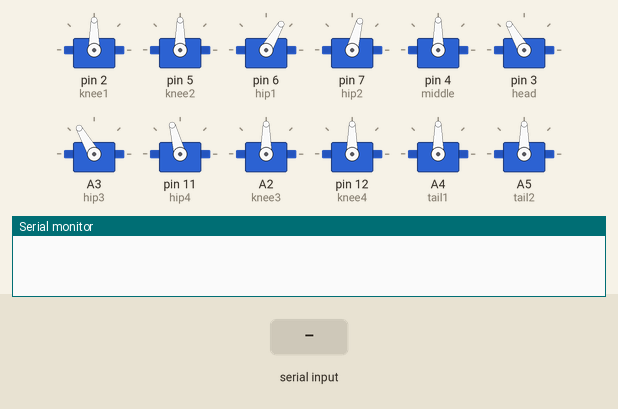
Bench run of a sketch on a simulated Arduino Uno, built with avr-gcc and run on an emulated ATmega328P. Shown: 12 × servo, the last lines printed to the serial monitor. The test bench sets the inputs (shaded band).

Above: at 1.2 s.
1.3 s: "1" received over Serial
At 1.49 s:
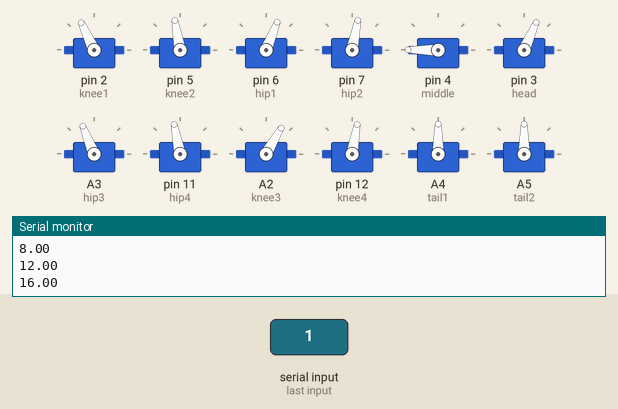
4.3 s: "0" received over Serial
At 4.7 s:
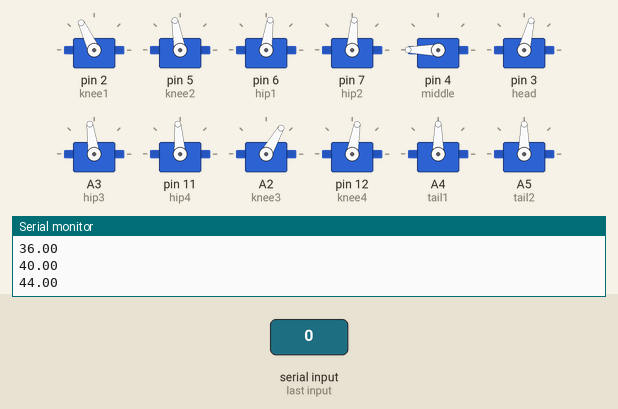
7.3 s: "2" received over Serial
At 10.6 s:
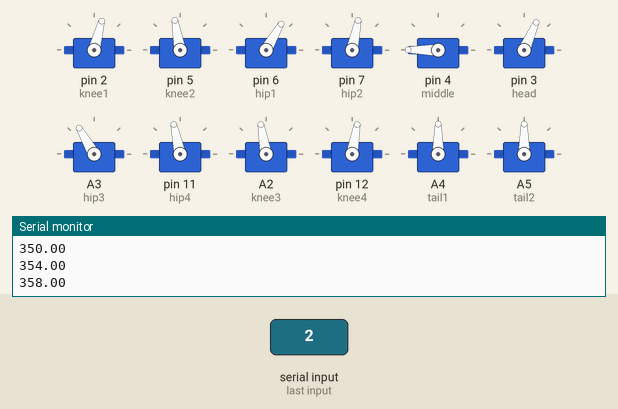
Timing chart, 0 to 12.1 s (numbered marks = the images above; inputs shaded):
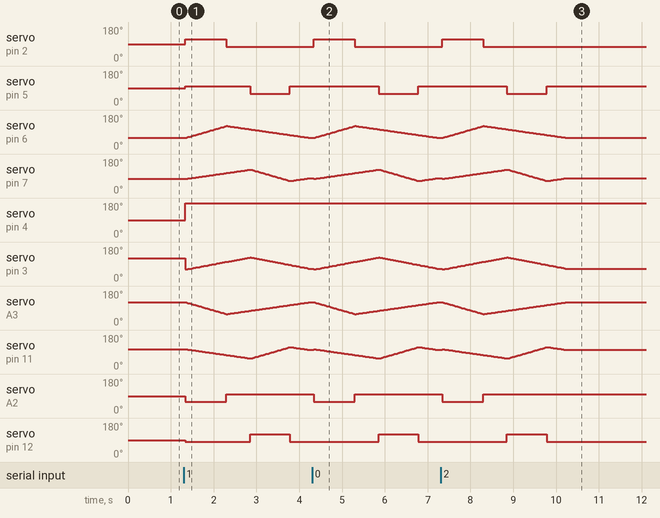

Measured:
- after the input at 1.3 s, servo on pin 2 (knee1): 90° → 115° at once, → 75° 0.96 s later; servo on pin 5 (knee2): 90° → 100° at once, → 60° 1.5 s later, → 100° 0.93 s later
- after the input at 4.3 s, servo on pin 2 (knee1): 75° → 115° at once, → 75° 0.96 s later; servo on pin 5 (knee2): 100° → 60° after 1.6 s, → 100° 0.93 s later
- after the input at 7.3 s, servo on pin 2 (knee1): 75° → 115° at once, → 75° 0.96 s later; servo on pin 5 (knee2): 100° → 60° after 1.6 s, → 100° 0.93 s later

The sketch:

trot1.ino
```cpp
#include <Servo.h>

Servo hip1;  // create servo object to control a knee and hip joints.
Servo hip2;
Servo hip3;
Servo hip4;
Servo knee1;
Servo knee2;
Servo knee3;
Servo knee4;
Servo tail1;
Servo middle;
Servo head;
Servo tail2;

int pos=0;
int hipPoss=120;  // variables to control input angles
int hipPosinvs=90;
int hipPosf=120;  // variables to control input angles
int hipPosinvf=90;
double angles = 15;

float k1 = 0.1;
float k2 = 0.2;
int delaytime = 30;
int amp=30;

int lastCommand;
int command=0;
int ori = 0, lastori = 0;
char CHAR = 'y';
float cycle=0;
void setup()
{


    knee1.attach(2);
    knee2.attach(5);
    hip1.attach(6);
    hip2.attach(7);
    middle.attach(4);
    head.attach(3);

    hip3.attach(A3);
    hip4.attach(11);
    knee3.attach(A2);
    knee4.attach(12);
    tail1.attach(A4);
    tail2.attach(A5);


    middle.write(90);
    head.write(120);
    //tail1.write(75);
    //tail2.write(60);

    knee1.write(90);
    knee2.write(90);
    knee3.write(90);
    knee4.write(90);
    hip1.write(60);
    hip2.write(75);
    hip3.write(120);
    hip4.write(105);
    //tail1.write(60);
    //tail2.write(60);
    Serial.begin(9600);
    delay(50);
}

void loop()
{
	while (Serial.available()>0)
	{
	cycle=0;
	Serial.println(cycle);
	Serial.flush();
    	CHAR = (char)Serial.read();
	Serial.end();    // Ends the serial communication once all data is received
     	Serial.begin(9600);
	//if ((CHAR == 'x')){ori = lastori;}
	//else if (CHAR != 'x'){
	ori = CHAR-'j';
	ori = ori*3;
	lastori = ori;

	//Serial.print("CHAR is : ");
	//Serial.println(CHAR);
	//Serial.print("ori is : ");
	//Serial.println(ori);
	//Serial.print("lastori is : ");
	//Serial.println(lastori);
    	angles = amp;
	k1 = amp*4;
	k1 = k1/90;
	//FORWARD
    delay(delaytime);
    knee1.write(115);
    knee4.write(80);
    knee2.write(100);
    knee3.write(60);
//cycle1
	//Serial.print("cycle111111111111111111111111111111111");
    hipPosf = 75;
    for(hipPoss = 60; hipPoss <= 120; hipPoss +=2)
    {
        hipPosinvs=180-hipPoss;
        hipPosinvf=180-hipPosf;

        hip1.write(hipPoss);      //Move forward
        hip3.write(hipPosinvs);   //Move forward
        hip2.write(hipPosf);      //Move backward
        hip4.write(hipPosinvf);   //Move backward

        angles = angles - k1;

        head.write(90 - angles);
        middle.write(80 - ori - angles);
        //tail1.write(90 - angles);
        //tail2.write(90 - angles);

        hipPosf +=1;
        delay(delaytime );
	cycle =cycle+4;
	Serial.println(cycle);
    }
    knee1.write(75);
    knee4.write(80);
    knee2.write(100);
    knee3.write(100);
//cycle2
	//Serial.print("cycle22222222222222222222222222222222");
    for(; hipPoss >= 105; hipPoss -=1)
    {
        hipPosinvs=180-hipPoss;
        hipPosinvf=180-hipPosf;

        hip1.write(hipPoss); //Move backward
        hip3.write(hipPosinvs);   //Move backward
        hip2.write(hipPosf);   //Move backward
        hip4.write(hipPosinvf);   //Move backward

        head.write(90 - angles);
        middle.write(80 - ori - angles);
        //tail1.write(90 - angles);
        //tail2.write(90 - angles);

        angles = angles - k1;

        hipPosf +=1;
        delay(delaytime );
	cycle =cycle+3;
	Serial.println(cycle);
    }
    knee1.write(75);
    knee4.write(120);
    knee2.write(60);
    knee3.write(100);

//cycle3
	//Serial.print("cycle33333333333333333333333333333333333333333333333333");
    for(; hipPoss >=75; hipPoss -=1)
    {
        hipPosinvs=180-hipPoss;
        hipPosinvf=180-hipPosf;

        hip1.write(hipPoss); //Move forward
        hip3.write(hipPosinvs);   //Move forward
        hip2.write(hipPosf);   //Move backward
        hip4.write(hipPosinvf);   //Move backward

        head.write(90 - angles);
        middle.write(80 - ori  - angles );
        //tail1.write(90 - angles);
        //tail2.write(90 - angles);
        angles = angles + k1;

        hipPosf -=2;
        delay(delaytime );
	cycle =cycle+4;
	Serial.println(cycle);
    }
    knee1.write(75);
    knee4.write(80);
    knee2.write(100);
    knee3.write(100);

//cycle4
	//Serial.print("cycle4444444444444444444444444444444444444444444444444");
        for(; hipPoss >= 60; hipPoss -=1)
        {
        hipPosinvs=180-hipPoss;
        hipPosinvf=180-hipPosf;

        hip1.write(hipPoss); //Move backward
        hip3.write(hipPosinvs);   //Move backward
        hip2.write(hipPosf);   //Move backward
        hip4.write(hipPosinvf);   //Move backward

        head.write(90 - angles);
        middle.write(80 - ori  - angles);
        //tail1.write(90 - angles);
        //tail2.write(90 - angles);
        angles = angles + k1;
        delay(delaytime );

        hipPosf +=1;
	cycle =cycle+4;
	Serial.println(cycle);

	}
//Serial.println('f');


}
}
```
